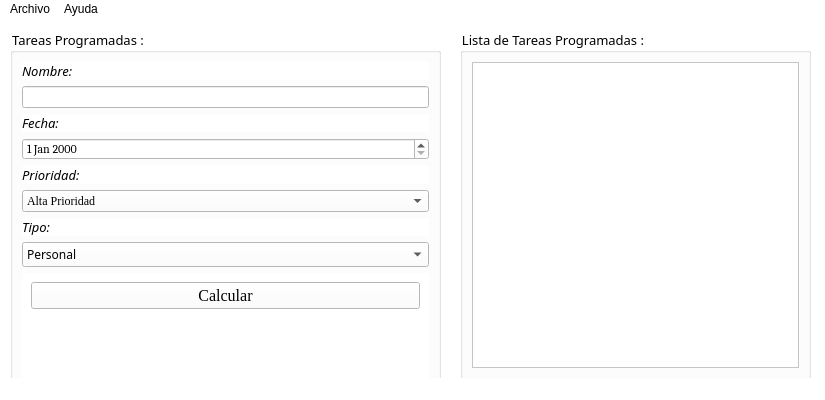
<?xml version="1.0" encoding="UTF-8"?>
<ui version="4.0">
 <class>Principal</class>
 <widget class="QMainWindow" name="Principal">
  <property name="geometry">
   <rect>
    <x>0</x>
    <y>0</y>
    <width>825</width>
    <height>400</height>
   </rect>
  </property>
  <property name="maximumSize">
   <size>
    <width>825</width>
    <height>400</height>
   </size>
  </property>
  <property name="cursor">
   <cursorShape>ArrowCursor</cursorShape>
  </property>
  <property name="mouseTracking">
   <bool>false</bool>
  </property>
  <property name="windowTitle">
   <string>Principal</string>
  </property>
  <property name="windowIcon">
   <iconset resource="Iconos.qrc">
    <normaloff>:/new/prefix1/Recursos/colegio.png</normaloff>:/new/prefix1/Recursos/colegio.png</iconset>
  </property>
  <property name="styleSheet">
   <string notr="true">background-color: rgb(255, 255, 255);</string>
  </property>
  <widget class="QWidget" name="centralwidget">
   <widget class="QGroupBox" name="groupBox">
    <property name="enabled">
     <bool>true</bool>
    </property>
    <property name="geometry">
     <rect>
      <x>10</x>
      <y>10</y>
      <width>431</width>
      <height>431</height>
     </rect>
    </property>
    <property name="font">
     <font>
      <family>Footlight MT Light</family>
      <pointsize>10</pointsize>
     </font>
    </property>
    <property name="styleSheet">
     <string notr="true">background-color: rgb(255, 255, 255);</string>
    </property>
    <property name="title">
     <string>Tareas Programadas :</string>
    </property>
    <layout class="QVBoxLayout" name="verticalLayout">
     <item>
      <widget class="QLabel" name="label_2">
       <property name="font">
        <font>
         <family>Rockwell</family>
         <pointsize>10</pointsize>
         <weight>50</weight>
         <italic>true</italic>
         <bold>false</bold>
        </font>
       </property>
       <property name="text">
        <string>Nombre:</string>
       </property>
      </widget>
     </item>
     <item>
      <widget class="QLineEdit" name="inNombre">
       <property name="font">
        <font>
         <family>Times New Roman</family>
         <pointsize>9</pointsize>
        </font>
       </property>
       <property name="toolTip">
        <string>Ingrese el nombre</string>
       </property>
       <property name="statusTip">
        <string/>
       </property>
       <property name="accessibleName">
        <string/>
       </property>
       <property name="accessibleDescription">
        <string/>
       </property>
       <property name="styleSheet">
        <string notr="true">background-color: rgb(255, 255, 255);</string>
       </property>
       <property name="text">
        <string/>
       </property>
      </widget>
     </item>
     <item>
      <widget class="QLabel" name="label_4">
       <property name="font">
        <font>
         <family>Rockwell</family>
         <pointsize>10</pointsize>
         <weight>50</weight>
         <italic>true</italic>
         <bold>false</bold>
        </font>
       </property>
       <property name="text">
        <string>Fecha:</string>
       </property>
      </widget>
     </item>
     <item>
      <widget class="QDateEdit" name="intFecha">
       <property name="font">
        <font>
         <family>Cambria</family>
         <pointsize>9</pointsize>
        </font>
       </property>
       <property name="toolTip">
        <string>Ingrese la fecha</string>
       </property>
       <property name="styleSheet">
        <string notr="true">background-color: rgb(255, 255, 255);</string>
       </property>
      </widget>
     </item>
     <item>
      <widget class="QLabel" name="label">
       <property name="font">
        <font>
         <family>Rockwell</family>
         <pointsize>10</pointsize>
         <weight>50</weight>
         <italic>true</italic>
         <bold>false</bold>
        </font>
       </property>
       <property name="text">
        <string>Prioridad:</string>
       </property>
      </widget>
     </item>
     <item>
      <widget class="QComboBox" name="inPrioridad">
       <property name="font">
        <font>
         <family>Times New Roman</family>
         <pointsize>9</pointsize>
        </font>
       </property>
       <property name="cursor">
        <cursorShape>PointingHandCursor</cursorShape>
       </property>
       <property name="toolTip">
        <string>Seleccione la prioridad</string>
       </property>
       <property name="styleSheet">
        <string notr="true">background-color: rgb(255, 255, 255);</string>
       </property>
       <item>
        <property name="text">
         <string>Alta Prioridad</string>
        </property>
       </item>
       <item>
        <property name="text">
         <string>Media</string>
        </property>
       </item>
       <item>
        <property name="text">
         <string>Baja Prioridad</string>
        </property>
       </item>
      </widget>
     </item>
     <item>
      <widget class="QLabel" name="label_3">
       <property name="font">
        <font>
         <family>Rockwell</family>
         <pointsize>10</pointsize>
         <weight>50</weight>
         <italic>true</italic>
         <bold>false</bold>
        </font>
       </property>
       <property name="text">
        <string>Tipo:</string>
       </property>
      </widget>
     </item>
     <item>
      <widget class="QComboBox" name="inTipo">
       <property name="font">
        <font>
         <family>Trebuchet MS</family>
         <pointsize>9</pointsize>
        </font>
       </property>
       <property name="cursor">
        <cursorShape>PointingHandCursor</cursorShape>
       </property>
       <property name="toolTip">
        <string>Seleccione el tipo</string>
       </property>
       <property name="styleSheet">
        <string notr="true">background-color: rgb(255, 255, 255);</string>
       </property>
       <item>
        <property name="text">
         <string>Personal </string>
        </property>
       </item>
       <item>
        <property name="text">
         <string>Familiar</string>
        </property>
       </item>
       <item>
        <property name="text">
         <string>Universidad</string>
        </property>
       </item>
      </widget>
     </item>
     <item>
      <widget class="QWidget" name="widget_2" native="true">
       <layout class="QVBoxLayout" name="verticalLayout_3">
        <item>
         <widget class="QPushButton" name="cmdCalcular">
          <property name="font">
           <font>
            <family>Times New Roman</family>
            <pointsize>12</pointsize>
            <weight>50</weight>
            <italic>false</italic>
            <bold>false</bold>
           </font>
          </property>
          <property name="cursor">
           <cursorShape>PointingHandCursor</cursorShape>
          </property>
          <property name="toolTip">
           <string>Calcular</string>
          </property>
          <property name="styleSheet">
           <string notr="true">background-color: rgb(255, 255, 255);</string>
          </property>
          <property name="text">
           <string>Calcular</string>
          </property>
         </widget>
        </item>
        <item>
         <spacer name="verticalSpacer">
          <property name="orientation">
           <enum>Qt::Vertical</enum>
          </property>
          <property name="sizeHint" stdset="0">
           <size>
            <width>20</width>
            <height>40</height>
           </size>
          </property>
         </spacer>
        </item>
        <item>
         <spacer name="verticalSpacer_2">
          <property name="orientation">
           <enum>Qt::Vertical</enum>
          </property>
          <property name="sizeHint" stdset="0">
           <size>
            <width>20</width>
            <height>40</height>
           </size>
          </property>
         </spacer>
        </item>
       </layout>
      </widget>
     </item>
    </layout>
   </widget>
   <widget class="QGroupBox" name="groupBox_2">
    <property name="geometry">
     <rect>
      <x>460</x>
      <y>10</y>
      <width>351</width>
      <height>351</height>
     </rect>
    </property>
    <property name="font">
     <font>
      <family>Footlight MT Light</family>
      <pointsize>10</pointsize>
     </font>
    </property>
    <property name="toolTip">
     <string>Lista de tareas programadas</string>
    </property>
    <property name="styleSheet">
     <string notr="true">background-color: rgb(255, 255, 255);</string>
    </property>
    <property name="title">
     <string>Lista de Tareas Programadas :</string>
    </property>
    <layout class="QVBoxLayout" name="verticalLayout_2">
     <item>
      <widget class="QTableWidget" name="outResultado"/>
     </item>
    </layout>
   </widget>
  </widget>
  <widget class="QMenuBar" name="menubar">
   <property name="geometry">
    <rect>
     <x>0</x>
     <y>0</y>
     <width>825</width>
     <height>26</height>
    </rect>
   </property>
   <widget class="QMenu" name="menuArchivo">
    <property name="title">
     <string>Archivo</string>
    </property>
    <addaction name="actionNuevo"/>
    <addaction name="actionGuardar"/>
    <addaction name="actionSalir"/>
   </widget>
   <widget class="QMenu" name="menuAyuda">
    <property name="title">
     <string>Ayuda</string>
    </property>
    <addaction name="actionAcerca_de"/>
   </widget>
   <addaction name="menuArchivo"/>
   <addaction name="menuAyuda"/>
  </widget>
  <widget class="QStatusBar" name="statusbar"/>
  <action name="actionNuevo">
   <property name="icon">
    <iconset resource="Iconos.qrc">
     <normaloff>:/new/prefix1/Recursos/nuevo-documento.png</normaloff>:/new/prefix1/Recursos/nuevo-documento.png</iconset>
   </property>
   <property name="text">
    <string>Nuevo</string>
   </property>
  </action>
  <action name="actionGuardar">
   <property name="icon">
    <iconset resource="Iconos.qrc">
     <normaloff>:/new/prefix1/Recursos/salvar.png</normaloff>:/new/prefix1/Recursos/salvar.png</iconset>
   </property>
   <property name="text">
    <string>Guardar</string>
   </property>
  </action>
  <action name="actionSalir">
   <property name="text">
    <string>Salir</string>
   </property>
  </action>
  <action name="actionAcerca_de">
   <property name="icon">
    <iconset resource="Iconos.qrc">
     <normaloff>:/new/prefix1/Recursos/informacion.png</normaloff>:/new/prefix1/Recursos/informacion.png</iconset>
   </property>
   <property name="text">
    <string>Acerca de</string>
   </property>
  </action>
 </widget>
 <resources>
  <include location="Iconos.qrc"/>
 </resources>
 <connections/>
</ui>
